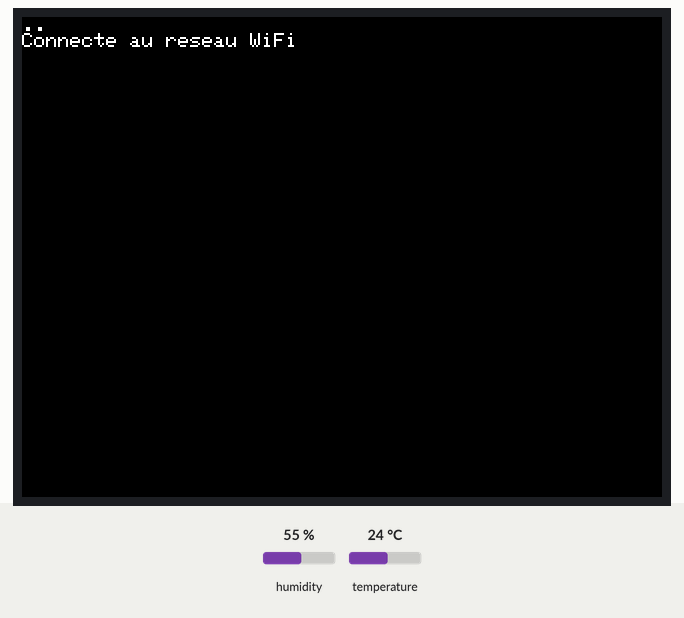
This sketch was run on a simulated ESP32. Parts: 320×240 colour display. The inputs (shaded band) are chosen by the test bench; at power-on: humidity 55 %, temperature 24 °C. WiFi joins after 1.5 s; servers stay silent unless stated.

Above: at 2.2 s.
At 7.9 s:
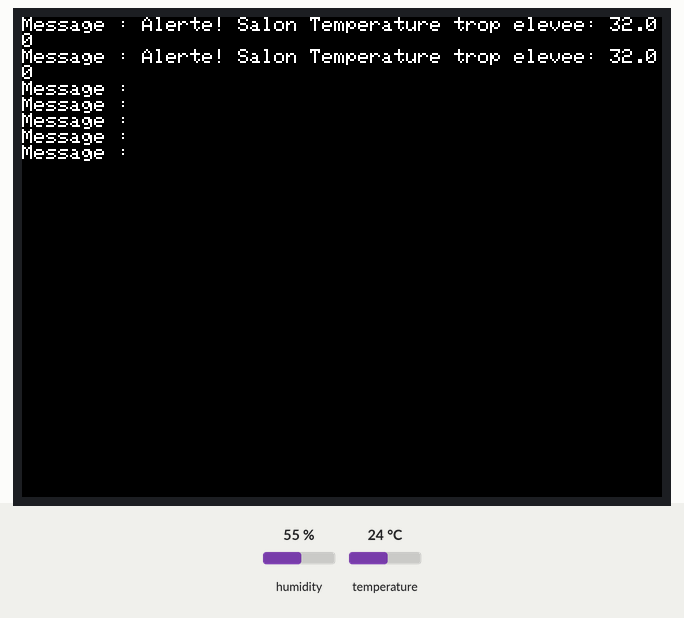
At 13.2 s:
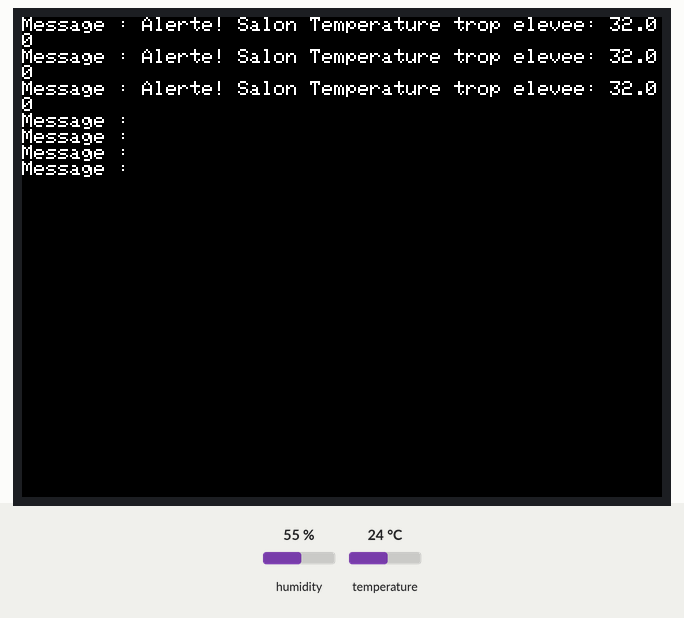
At 18.6 s:
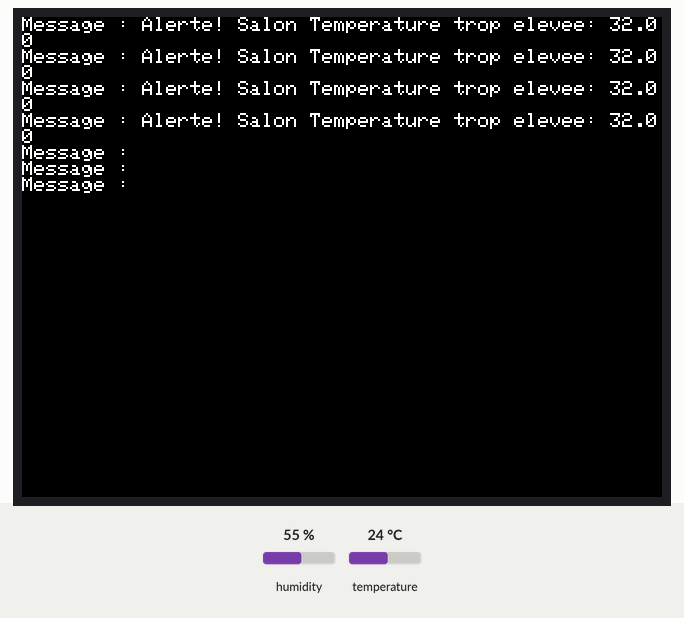
At 23.9 s:
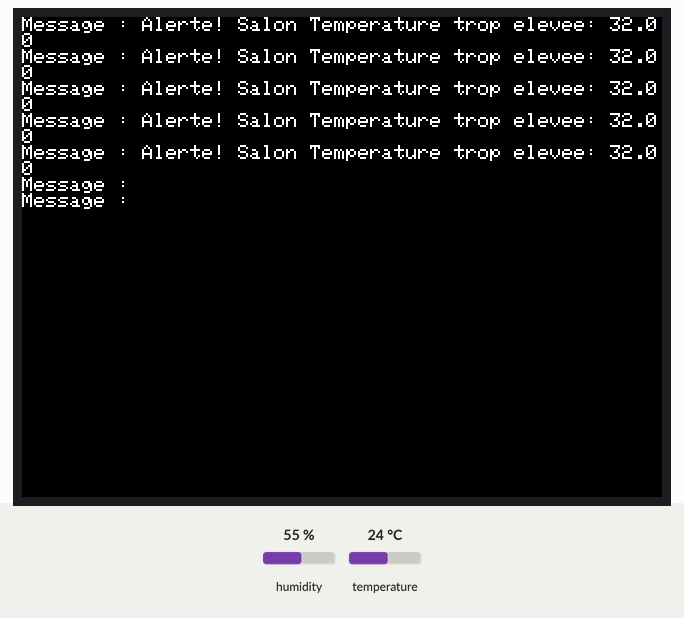
At 34.7 s:
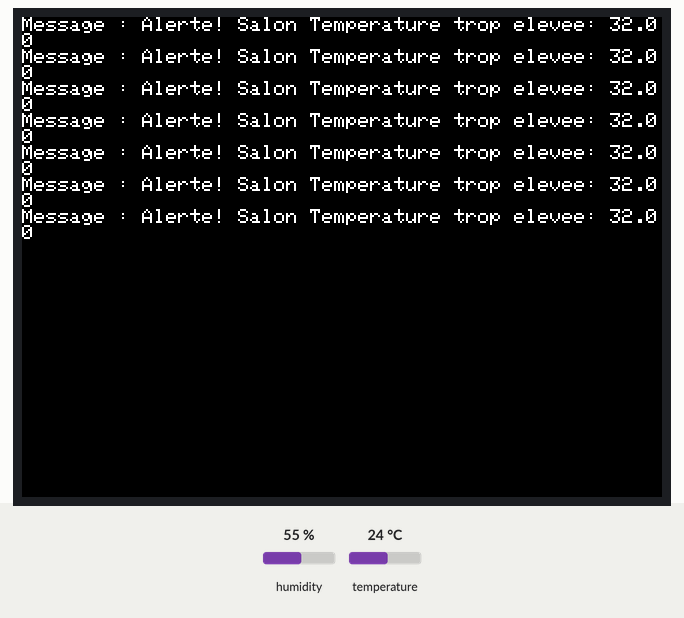

Measured:
- what the display in image 1 shows lasts 5.4 s, from 7.8 s to 13.2 s
- what the display in image 3 shows lasts 5.4 s, from 18.5 s to 23.9 s

The sketch:

TransmiterV2.ino
```cpp
#include <M5Stack.h>                // Inclusion de la bibliothèque M5Stack pour utiliser les fonctionnalités de l'appareil
#include <WiFi.h>                   // Inclusion de la bibliothèque WiFi pour configurer et gérer la connexion Wi-Fi
#include <Adafruit_Sensor.h>        // Inclusion de la bibliothèque Adafruit Sensor pour les capteurs
#include <Adafruit_BMP280.h>        // Inclusion de la bibliothèque Adafruit BMP280 pour le capteur de pression atmosphérique
#include <SHT3X.h>                  // Inclusion de la bibliothèque SHT3X pour le capteur d'humidité et de température

const char *nomAP = "Salon";         // Nom du point d'accès
const char *ssid = "Montre";         // Nom du réseau Wi-Fi
const char *password = "MotDePasse"; // Mot de passe du réseau Wi-Fi
const char *serverIP = "192.168.1.10";// Adresse IP du serveur
int messageCounter = 1;               // Compteur de messages
String messageToSend;                 // Message à envoyer
const float maxTemperature = 30.0;    // Température maximale autorisée

const int maxMessages = 7;            // Nombre maximal de messages à afficher
String messages[maxMessages];          // Tableau pour stocker les messages reçus

Adafruit_BMP280 bmp;                  // Instance du capteur BMP280
SHT3X sht;                            // Instance du capteur SHT3X

void setup() {
  M5.begin(true, false, true, true);  // Initialisation de M5Stack
  bmp.begin(0x76);                    // Initialisation du capteur BMP280 avec l'adresse I2C
  sht.init();                         // Initialisation du capteur SHT3X
  WiFi.begin(ssid, password);         // Connexion au réseau Wi-Fi

  while (WiFi.status() != WL_CONNECTED) {
    delay(1000);
    M5.Lcd.print(".");
  }

  M5.Lcd.println("\nConnecte au reseau WiFi");  // Affichage de la connexion réussie
  M5.Lcd.setTextColor(TFT_WHITE, TFT_BLACK);    // Configuration des couleurs de l'écran
  M5.Lcd.setTextDatum(MC_DATUM);                 // Configuration du format de texte pour le centre
  Serial.begin(115200);                          // Initialisation de la communication série
}

void loop() {
  sht.get();  // Acquisition des données du capteur SHT3X
  // float temperature = sht.cTemp;
  float temperature = 32;  // Test de dépassement du seuil de température

  if (temperature > maxTemperature) {
    // Température supérieure au seuil maximal, envoi d'une alerte
    messageToSend = "Alerte! " + String(nomAP) + " Temperature trop elevee: " + String(temperature);
  } else {
    // Construction du message avec l'incrémentation et la température
    messageToSend = "Temperature: " + String(temperature) + " Message " + String(messageCounter++);
  }

  WiFiClient client;
  if (client.connect(serverIP, 80)) {
    client.println(messageToSend);
    client.stop();
    addMessage(messageToSend);
    displayMessages();
  } else {
    M5.Lcd.println("Erreur de connexion, tentative de reconnexion...");
    resetConnection();
  }

  delay(5000);
}

void addMessage(String newMessage) {
  for (int i = maxMessages - 1; i > 0; i--) {
    messages[i] = messages[i - 1];  // Décalage des messages vers le bas dans le tableau
  }
  messages[0] = newMessage;          // Ajout du nouveau message en haut du tableau
}

void displayMessages() {
  // Effacement de l'écran avant l'affichage des messages
  M5.Lcd.fillRect(0, 0, 320, 240, TFT_BLACK);

  M5.Lcd.setCursor(0, 0);
  for (int i = 0; i < maxMessages; i++) {
    M5.Lcd.printf("Message : %s\n", messages[i].c_str());  // Affichage de chaque message sur l'écran
  }
}

void resetConnection() {
  WiFi.disconnect();
  delay(1000);
  WiFi.begin(ssid, password);
  int attempts = 0;

  while (WiFi.status() != WL_CONNECTED && attempts < 10) {
    delay(1000);
    attempts++;
  }

  if (WiFi.status() == WL_CONNECTED) {
    M5.Lcd.println("Reconnexion reussie!");  // Affichage de la reconnexion réussie
    messageCounter = 1;
  } else {
    M5.Lcd.println("Echec de la reconnexion. Réessayer plus tard.");  // Affichage de l'échec de la reconnexion
  }
}
```
